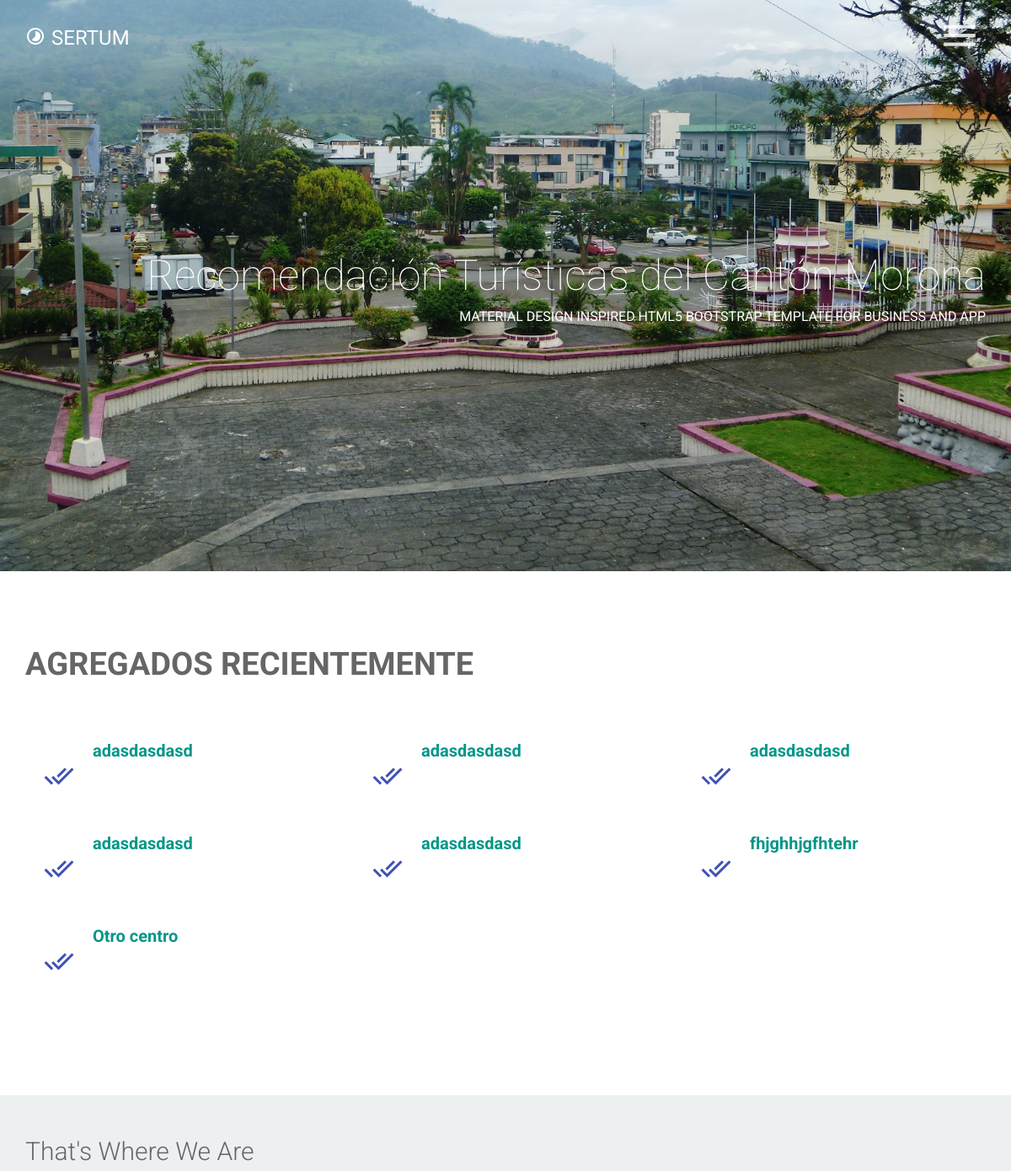
Before: / (upper part) with the older database file.
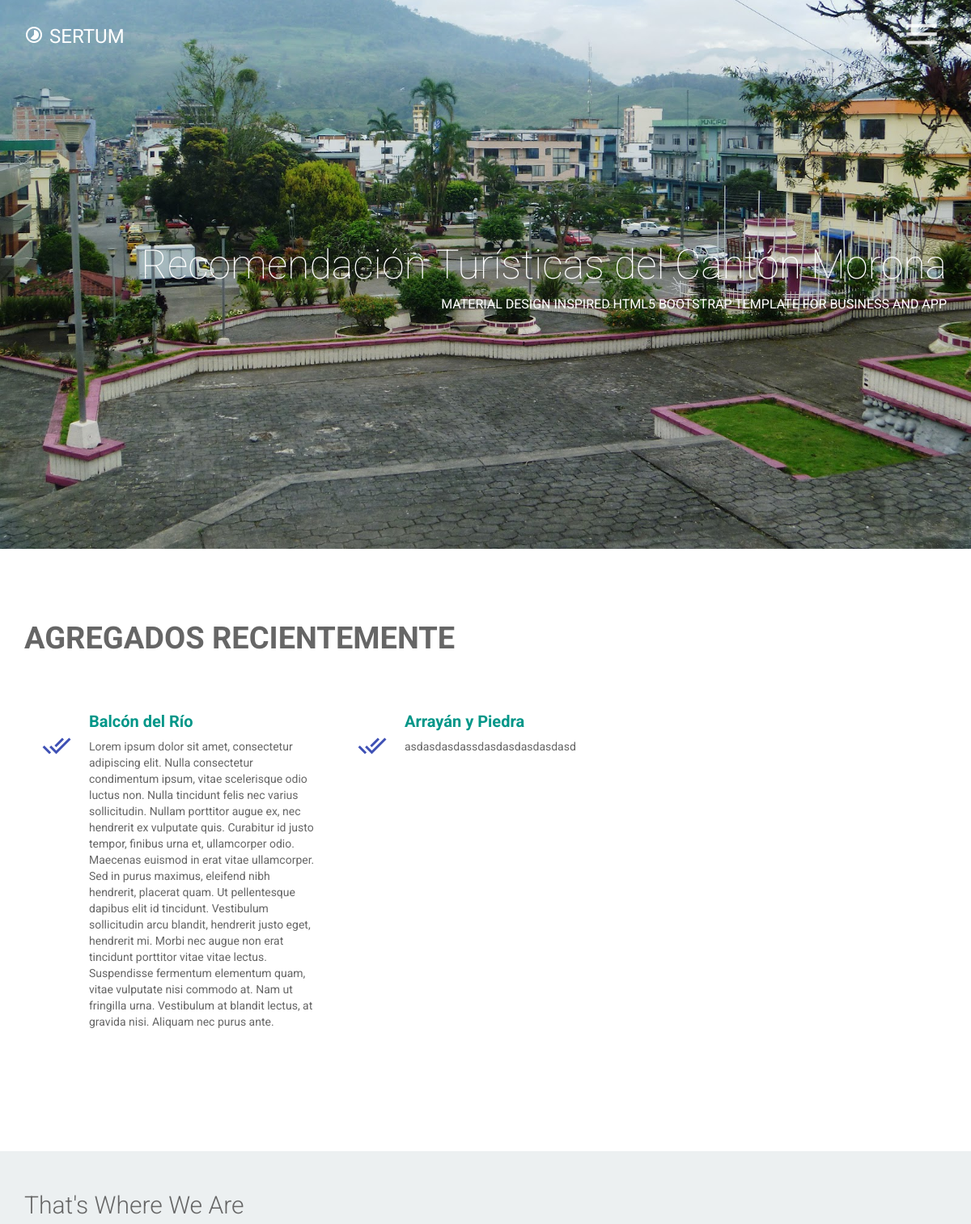
After: the same page with the newer database file.
### centro/models.py (models this page shows, shortened)
class Center(models.Model):
    name = models.TextField(blank=False)
    addres = map_fields.AddressField(max_length=200)
    aditional_information = models.TextField(blank=True)
    geolocation = map_fields.GeoLocationField(max_length=100)
    slug = AutoSlugField(unique=True, populate_from='name', always_update=True)
    user = models.OneToOneField(User, unique=True, null=True)

### centro/views.py (the view)
# urls.py: url(r'^$', CenterListView.as_view(), name='home'),
class CenterListView(ListView):
    model = Center
    template_name = 'center_list.html'
    context_object_name = 'centers'

### centro/templates/center_list.html (shortened to what this page needs)
{% extends 'base.html' %}
{% block content_title %}
    Agregados Recientemente
{% endblock %}
{% block content %}
        {% for center in centers %}
                <div class="col-md-4 col-sm-6 wow fadeInDown" data-wow-duration="1000ms" data-wow-delay="300ms">
            <div class="features">
              <div class="icon">
                <i class="mdi-action-done-all"></i>
              </div>
              <div class="features-text">
                <h4><a href="{% url 'Center:center_detail' center.slug %}">{{ center.name }}</a> </h4>
                <p>
                  {{ center.aditional_information|linebreaksbr }}
                </p>
              </div>
             </div>
          </div>
        {% endfor %}
{% endblock %}

### centro/templates/base.html (shortened to what this page needs)
{% load static %}
<!doctype html>
<html lang="en">
  <head>
    <link href="{% static 'css/bootstrap.min.css'%}" rel="stylesheet">
    <link href="//cdn.muicss.com/mui-0.9.9-rc1/css/mui.min.css" rel="stylesheet" type="text/css" />
    <link rel="stylesheet" href="{% static 'fonts/font-awesome.min.css'%}" type="text/css" media="screen">
    <link href="{% static 'css/material.min.css' %}" rel="stylesheet">
    <link href="{% static 'css/ripples.min.css' %}" rel="stylesheet">
    <link href="{% static 'css/main.css' %}" rel="stylesheet">
    <link href="{% static 'css/responsive.css' %}" rel="stylesheet">
    <link href="{% static 'css/animate.min.css' %}" rel="stylesheet">
  </head>
  <body>
  	<div class="content-wrap">
     <header class="hero-area" id="home">
      <div class="container">
          <div class="col-md-12">
            <div class="navbar navbar-inverse sticky-navigation navbar-fixed-top" role="navigation" data-spy="affix" data-offset-top="200">
              <div class="container">
                <div class="navbar-header">
                  <a class="logo-left " href="{% url 'Center:home' %}"><i class="mdi-image-timelapse"></i>SERTUM</a>
                </div>
                <div class="navbar-right">
                  <button class="menu-icon"  id="open-button">
                    <i class="mdi-navigation-menu"></i>
                  </button>
                </div>
              </div>
            </div>
        </div>
        <div class="contents text-right">
          <h1 class="wow fadeInRight" data-wow-duration="1000ms" data-wow-delay="300ms">Recomendación Turísticas del Cantón Morona</h1>
          <p class="wow fadeInRight" data-wow-duration="1000ms" data-wow-delay="400ms">Material Design Inspired HTML5 Bootstrap Template for Business and App</p>
        </div>
    </header>
    <section id="features" class="section">
      <div class="container">
        <div class="section-header">
          <h1 class="section-title wow fadeInRight" data-wow-duration="1000ms" data-wow-delay="100ms">{% block content_title %}
          {% endblock %}</h1>
        </div>
        <div class="row">
          {% block content %}
          {% endblock %}
        </div>
      </div>
    </section>
    <section id="contact">
      <div class="container">
        <div class="row">
          <div class="col-md-6 wow fadeInLeft" data-wow-duration="1000ms" data-wow-delay="300ms">
            <h2 class="section-title">That's Where We Are</h2>
          </div>
        </div>
      </div>
    </section>
    </div>
  </body>
</html>

### centro/static/css/main.css (style rules this page uses)
body { font-family: 'Roboto', sans-serif; color: #666; font-size: 14px; font-weight: 400; background: #fff; }
.row { padding: 30px 0; }
h1 { font-size: 50px; }
.section { padding: 90px 0; }
.section-header .section-title { font-size: 38px; text-transform: uppercase; margin-top: 0; font-weight: 700; }
.content-wrap { -webkit-transition: -webkit-transform 0.4s; transition: transform 0.4s; -webkit-transition-timing-function: cubic-bezier(0.7, 0, 0.3, 1); transition-timing-function: cubic-bezier(0.7, 0, 0.3, 1); }
.navbar-fixed-top { padding: 15px 0; }
.logo-left { color: #fff; font-size: 24px; }
.logo-left i { margin-right: 7px; }
.navbar .navbar-header { padding: 13px 0; }
.menu-icon { background: transparent; border: none; margin-right: 15px; }
.menu-icon i { font-size: 50px; }
.hero-area { background: url(../img/hero-area.jpg) no-repeat; background-size: cover; background-position: center bottom; color: #fff; overflow: hidden; padding: 90px 0; }
.hero-area .sticky-navigation { background: transparent; }
.hero-area .contents h1 { font-size: 30px; font-weight: 100; }
.hero-area .contents p { font-size: 16px; font-weight: 400; text-transform: uppercase; }
@media (min-width: 1200px) { .hero-area { padding: 280px 0; } }
@media (min-width: 1200px) { .hero-area h1 { font-size: 50px !important; } }
#features { background: #fff; }
#features .features { margin: 30px 0; }
#features .features .icon { float: left; text-align: center; }
#features .features .icon i { width: 80px; height: 80px; line-height: 80px; border-radius: 50%; font-size: 36px; color: #3f51b5; }
#features .features h4 { margin-bottom: 10px; font-size: 20px; font-weight: 700; color: #3f51b5; }
#features .features .features-text { padding-left: 80px; }
#features .features .features-text p { margin: 0; }
#contact { background: #ecf0f1; }

Changed rows visible on the page:
removed Center: name "adasdasdasd"
removed Center: name "adasdasdasd"
removed Center: name "adasdasdasd"
removed Center: name "adasdasdasd"
removed Center: name "adasdasdasd"
removed Center: name "fhjghhjgfhtehr"
removed Center: name "Otro centro"
added Center: name "Balcón del Río", aditional_information "Lorem ipsum dolor sit amet, consectetur adipiscing elit. Nulla consectetur condimentum ipsum, vitae scelerisque odio luctus non. Nulla tincidunt felis nec varius sollicitudin. Nullam porttitor augue ex, nec hendrerit ex vulputate quis. Curabitur id justo tempor, finibus urna et, ullamcorper odio. Maecenas euismod in erat vitae ullamcorper. Sed in purus maximus, eleifend nibh hendrerit, placerat quam. Ut pellentesque dapibus elit id tincidunt. Vestibulum sollicitudin arcu blandit, hendrerit justo eget, hendrerit mi. Morbi nec augue non erat tincidunt porttitor vitae vitae lectus. Suspendisse fermentum elementum quam, vitae vulputate nisi commodo at. Nam ut fringilla urna. Vestibulum at…"
added Center: name "Arrayán y Piedra", aditional_information "asdasdasdassdasdasdasdasdasd"
